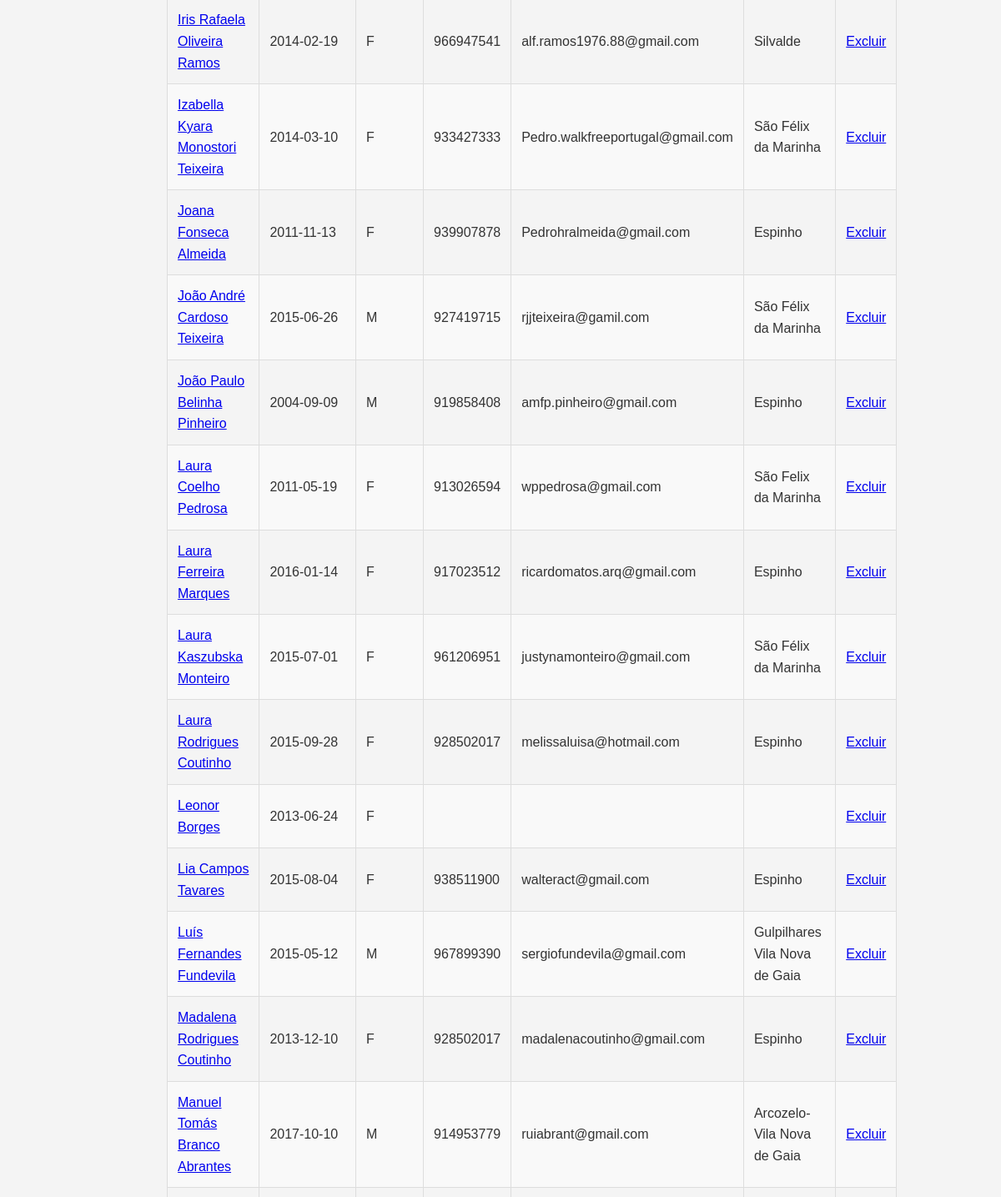
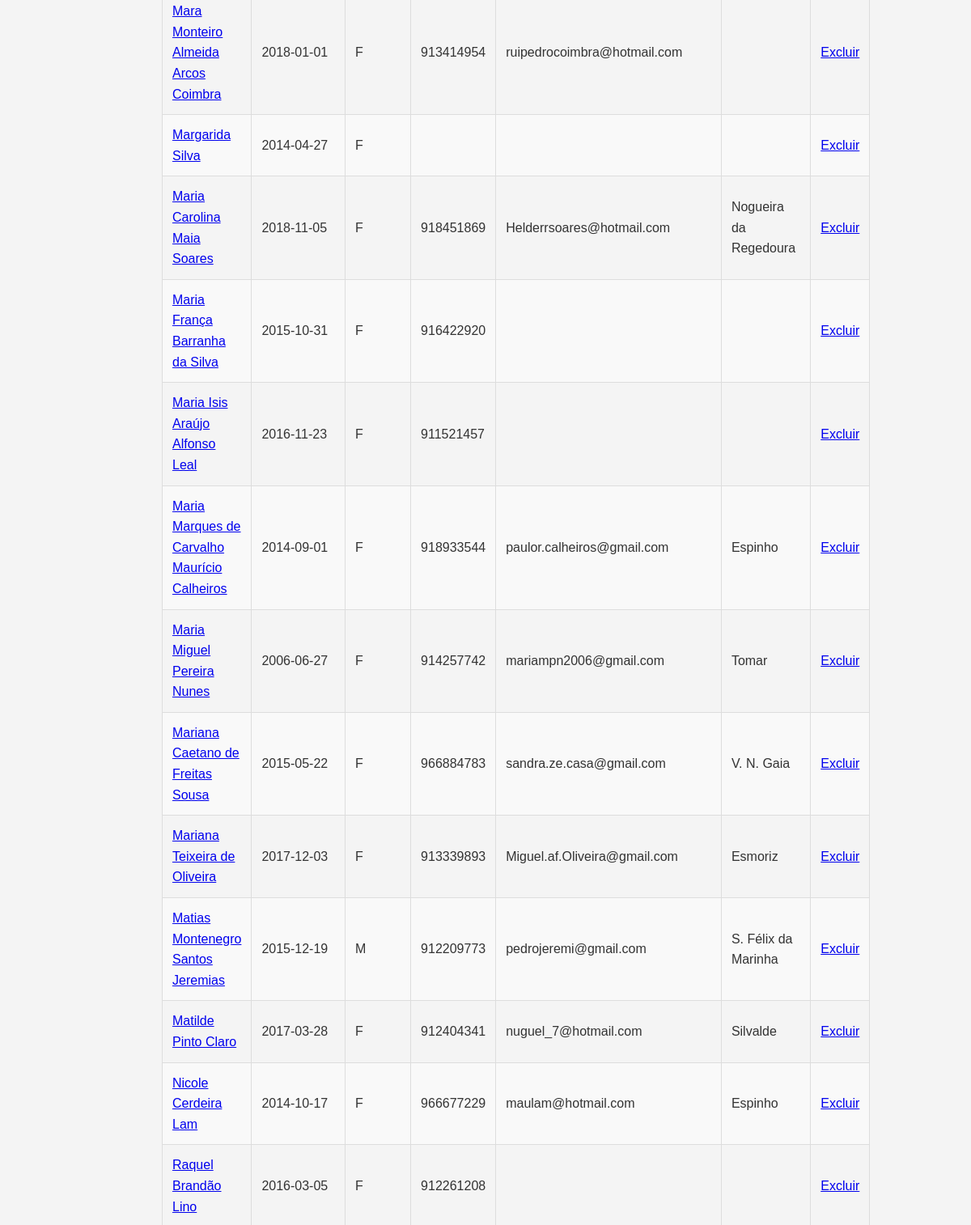
/frontend/list_all_athletes.php (middle part), run on an earlier commit of the app's database (2 pictures, top to bottom).
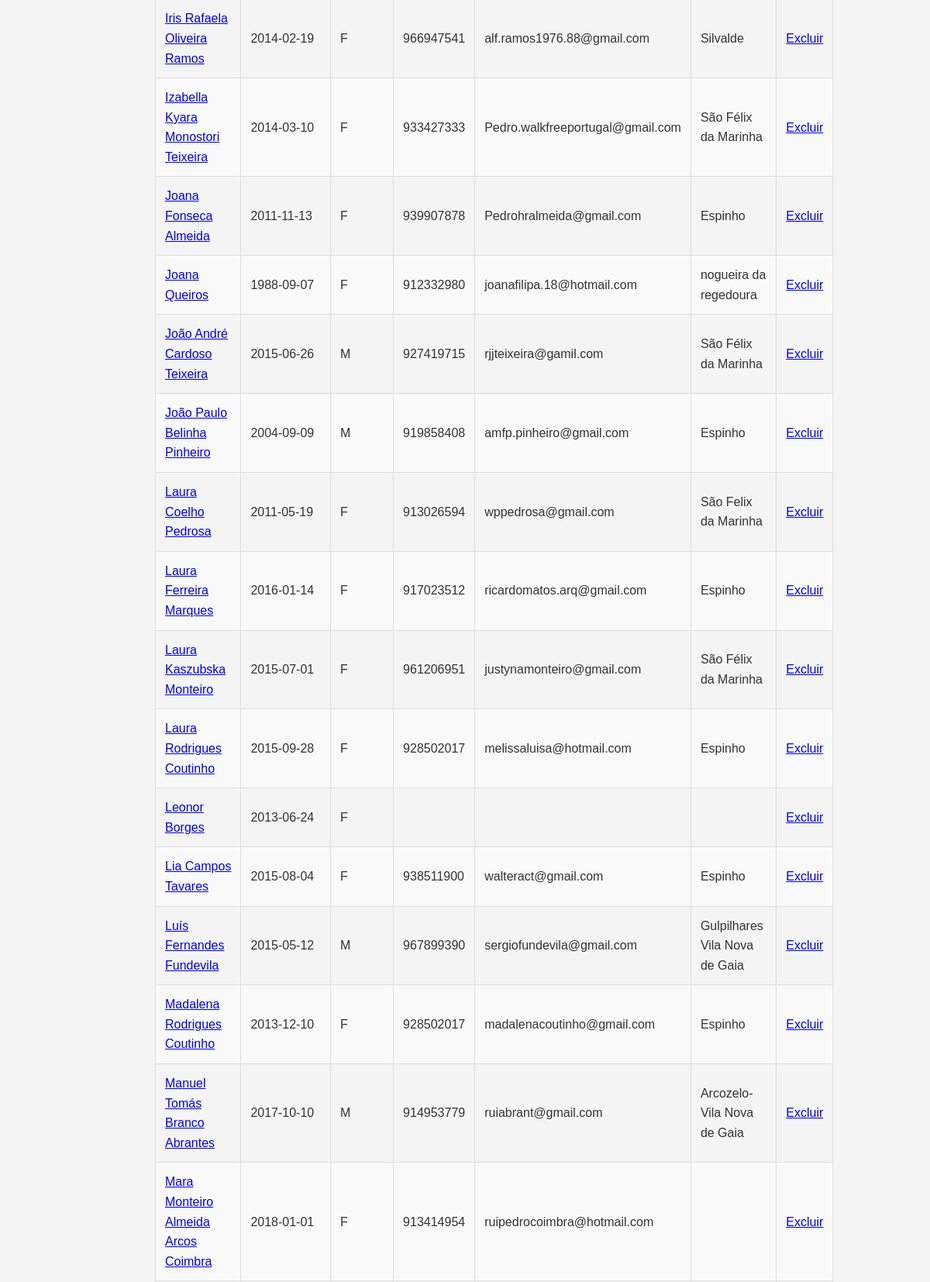
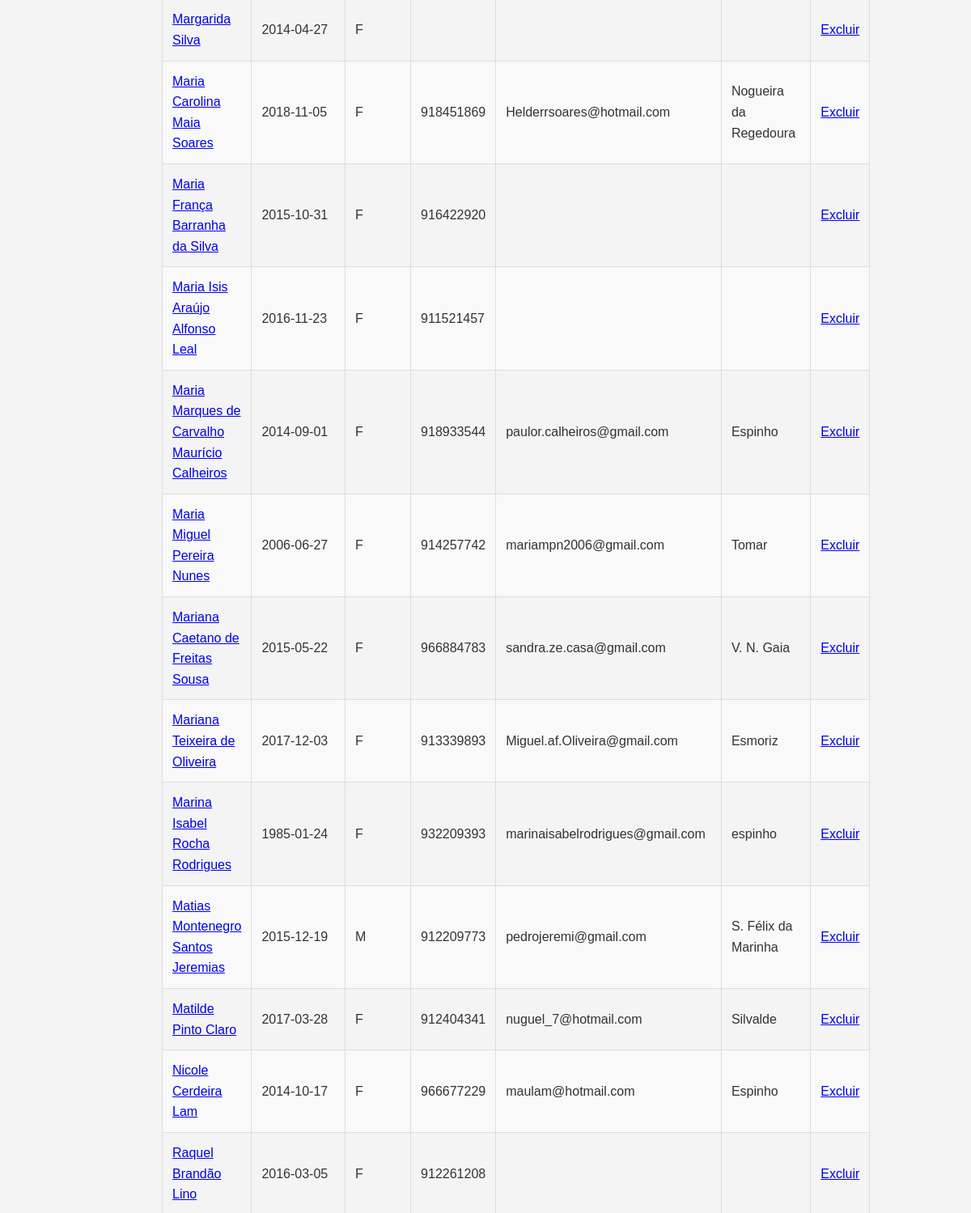
And on a later commit of the database (2 pictures, top to bottom).
### tables this page shows
CREATE TABLE "Athlete" (
    idAthlete INTEGER PRIMARY KEY AUTOINCREMENT,
    name VARCHAR(255) NOT NULL,
    birthday DATE,
    genre VARCHAR(1) NOT NULL,
    mobile VARCHAR(20),
    email VARCHAR(255), username TEXT,
    password VARCHAR(255),
    address VARCHAR(255),
    ageGroup VARCHAR(255), "fgpNumber" TEXT, "tag_uid" TEXT,
    UNIQUE(idAthlete)
);

### frontend/list_all_athletes.php (the view, shortened to what this page needs)
<!DOCTYPE html>
<html lang="pt">
<head>
    <link rel="stylesheet" href="../css/list_athletes.css">
</head>
<body>
    <main>
        <div class="athlete-list">
            <table>
                <tbody>
                    <?php
                    include __DIR__ . '/../backend/db_connect.php';
                    try {
                        $sql = "SELECT idAthlete, name, birthday, genre, mobile, email, address FROM Athlete ORDER BY name ASC";
                        $stmt = $conn->prepare($sql);
                        $stmt->execute();
                        $results = $stmt->fetchAll(PDO::FETCH_ASSOC);
                        if (!empty($results)) {
                            foreach ($results as $row) {
                                echo "<tr>";
                                echo "<td><a href='personalAthlete.php?idAthlete={$row['idAthlete']}'>{$row['name']}</a></td>";
                                echo "<td>{$row['birthday']}</td>";
                                echo "<td>{$row['genre']}</td>";
                                echo "<td>{$row['mobile']}</td>";
                                echo "<td>{$row['email']}</td>";
                                echo "<td>{$row['address']}</td>";
                                echo "<td><a href='../backend/delete_athlete.php?idAthlete={$row['idAthlete']}' onclick='return confirm(\"Tem certeza de que deseja excluir este atleta?\")'>Excluir</a></td>";
                                echo "</tr>";
                            }
                        } else {
                            echo "<tr><td colspan='7'>Nenhum atleta encontrado.</td></tr>";
                        }
                    } catch (Exception $e) {
                        echo "<tr><td colspan='7'>Erro: " . $e->getMessage() . "</td></tr>";
                    }
                    ?>
                </tbody>
            </table>
        </div>
    </main>
</body>
</html>

What changed in the data, as far as the page shows it:
added athlete: name "Joana Queiros", birthday "1988-09-07", genre "F", mobile "912332980", email "joanafilipa.18@hotmail.com", address "nogueira da regedoura"
added athlete: name "Marina Isabel Rocha Rodrigues", birthday "1985-01-24", genre "F", mobile "932209393", email "marinaisabelrodrigues@gmail.com", address "espinho"
